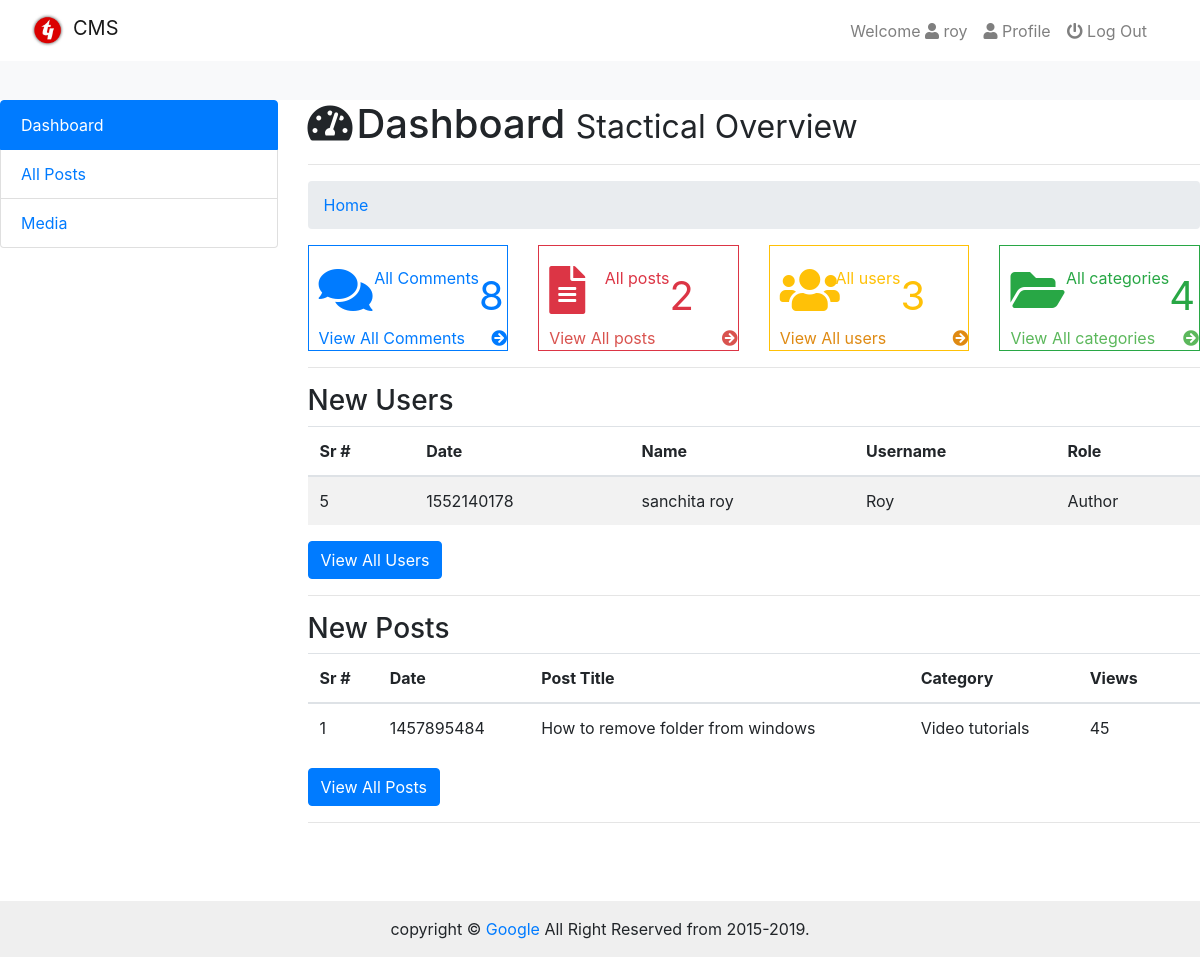
Before: /admin/index.php (signed in) with the older database file.
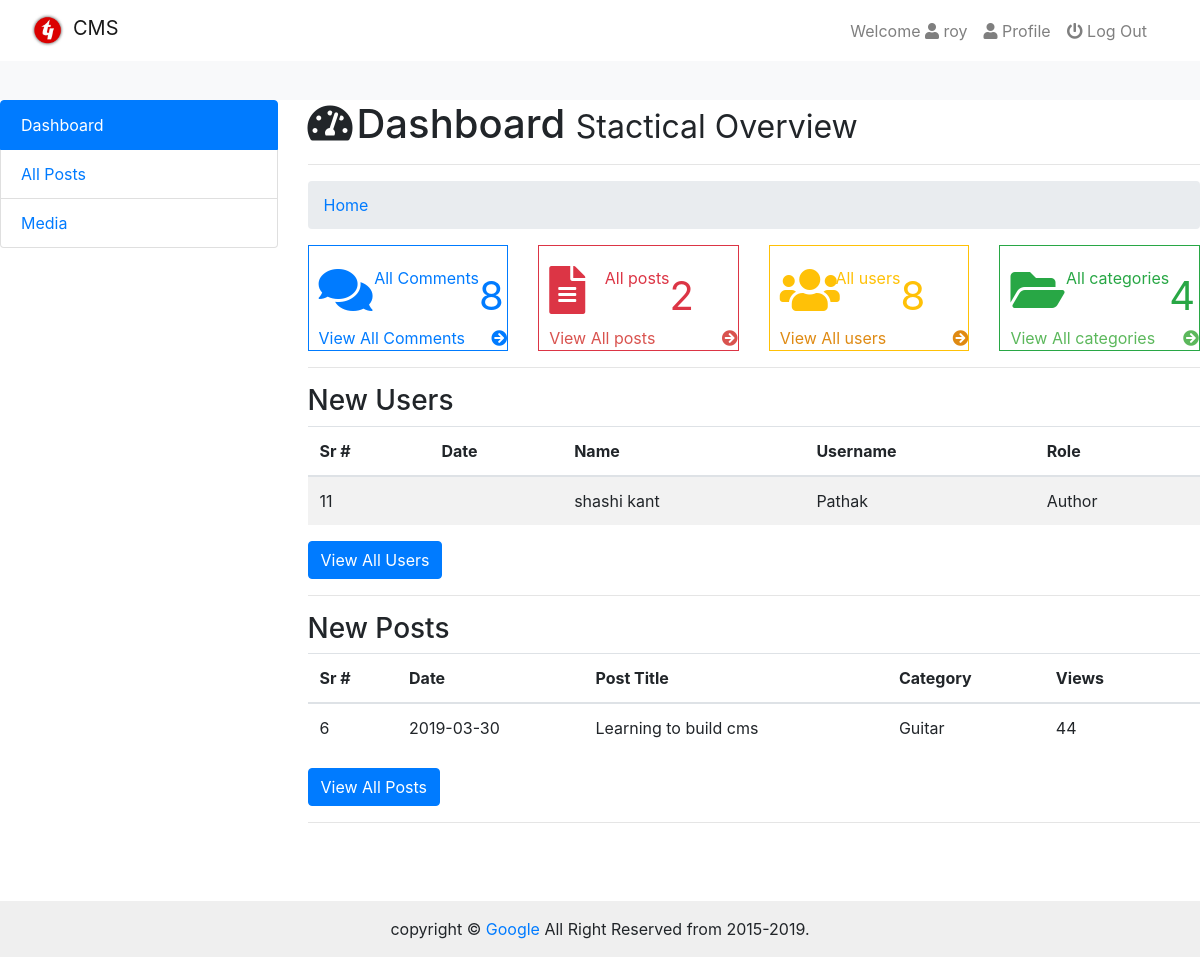
After: the same page with the newer database file.
### tables this page shows
CREATE TABLE IF NOT EXISTS `users_details` (
  `id` int(11) NOT NULL AUTO_INCREMENT,
  `date` date DEFAULT NULL,
  `first_name` varchar(255) NOT NULL,
  `last_name` varchar(255) NOT NULL,
  `username` varchar(255) NOT NULL,
  `email` varchar(255) NOT NULL,
  `image` varchar(255) NOT NULL DEFAULT 'unknown.png',
  `password` varchar(255) NOT NULL,
  `role` varchar(255) DEFAULT 'author',
  `details` text,
  `salt` varchar(255) NOT NULL DEFAULT '$2y$10$quickbrownfoxjumpsover',
  PRIMARY KEY (`id`),
  UNIQUE KEY `username` (`username`),
  UNIQUE KEY `email` (`email`)
);

CREATE TABLE IF NOT EXISTS `posts` (
  `id` int(11) NOT NULL AUTO_INCREMENT,
  `date` date DEFAULT NULL,
  `title` varchar(255) NOT NULL,
  `author` varchar(255) NOT NULL,
  `author_image` varchar(255) NOT NULL,
  `image` varchar(255) NOT NULL,
  `category` varchar(255) NOT NULL,
  `tags` varchar(255) NOT NULL,
  `post_data` text NOT NULL,
  `view` int(11) NOT NULL,
  `status` varchar(255) NOT NULL,
  PRIMARY KEY (`id`)
);

### admin/index.php (the view, shortened to what the changed rows need)
<?php require_once('includes/header.php');
$users_details_tag_query = "SELECT * FROM users_details";
$user_tag_run = mysqli_query($con, $users_details_tag_query);
$user_rows = mysqli_num_rows($user_tag_run);
?>
</head>
<body>
  <div class="cointainer-fluid body-section">
    <div class="row">
      <div class="col-md-9">
        <h1><i class="fas fa-tachometer-alt mr-1"></i>Dashboard <small>Stactical Overview</small></h1><hr>
        <div class="row tag-boxes">
       <div class="col-md-6 col-lg-3">
         <div class="panel panel-yellow border border-warning">
           <div class="panel-heading">
             <div class="row ">
             <div class="col-xs-9">
              <div class="float-right huge text-warning"><?php echo $user_rows;?></div>
              <div class="float-right text-warning pl-3">All users</div>
            </div>
          </div>
        </div>
     </div>
   </div>
</div><hr>
<?php
$get_users_details_query = "SELECT * FROM users_details ORDER BY id DESC LIMIT 5" ;
$get_users_details_run = mysqli_query($con, $get_users_details_query);
if(mysqli_num_rows($get_users_details_run)>0){
  ?>
  <h3>New Users</h3>
  <table class="table table-hover table-striped">
    <thead>
      <tr>
        <th>Sr #</th>
        <th>Date</th>
        <th>Name</th>
        <th>Username</th>
        <th>Role</th>
      </tr>
    </thead>
    <tbody>
      <?php
      while($get_users_details_row = mysqli_fetch_array($get_users_details_run)){
       $users_details_id =$get_users_details_row['id'];
       $users_details_date =$get_users_details_row['date'];
       $users_details_first_name = $get_users_details_row['first_name'];
       $users_details_last_name = $get_users_details_row['last_name'];
       $users_details_username = $get_users_details_row['username'];
       $users_details_role = $get_users_details_row['role'];
     }
     ?>
     <tr>
       <td><?php echo $users_details_id;?></td>
       <td><?php echo $users_details_date;?></td>
       <td><?php echo "$users_details_first_name $users_details_last_name";?></td>
       <td><?php echo ucfirst($users_details_username);?></td>
       <td><?php echo ucfirst($users_details_role);?></td>
     </tr>
   </tbody>
 </table>
 <a href="admin_user.php" class="btn btn-primary">View All Users</a><hr>
<?php }?>
<?php
$get_posts_query = "SELECT * FROM posts ORDER BY id DESC LIMIT 5" ;
$get_posts_run = mysqli_query($con, $get_posts_query);
if(mysqli_num_rows($get_posts_run)>0){
  ?>
  <h3>New Posts</h3>
  <table class="table">
    <thread>
      <tr>
        <th>Sr #</th>
        <th>Date</th>
        <th>Post Title</th>
        <th>Category</th>
        <th>Views</th>
        <th></th>
      </tr>
    </thread>
    <tbody>
     <?php
     while($get_posts_row = mysqli_fetch_array($get_posts_run)){
       $posts_id = $get_posts_row['id'];
       $posts_date =$get_posts_row['date'];
       $posts_title = $get_posts_row['title'];
       $posts_category = $get_posts_row['category'];
       $posts_view = $get_posts_row['view'];
     }
     ?>
     <tr>
       <td><?php echo $posts_id;?></td>
       <td><?php echo $posts_date;?></td>
       <td><?php echo $posts_title;?></td>
       <td><?php echo ucfirst($posts_category);?></td>
       <td><?php echo ucfirst($posts_view);?></td>
     </tr>
   </tbody>
 </table>
 <a href="admin_post.php" class="btn btn-primary">View All Posts</a><hr>
<?php }?>
</div>
</div>
</div>
<?php require_once('includes/footer.php')?>

Changed rows visible on the page:
no longer on this page (row edited): users_details: id "5", date "1552140178", first_name "sanchita", last_name "roy", username "Roy", role "Author"
removed posts: id "1", date "1457895484", title "How to remove folder from windows", category "Video tutorials", view "45"
added users_details: id "11", first_name "shashi", last_name "kant", username "Pathak", role "Author"
added posts: id "6", date "2019-03-30", title "Learning to build cms", category "Guitar", view "44"
Other visible differences:
$user_rows: "3" → "8"
